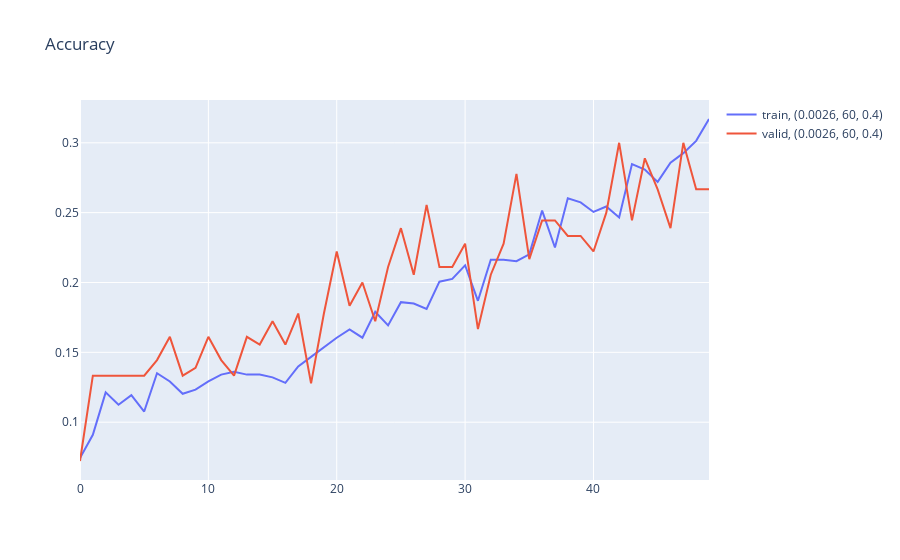

Write notebook code for a chart like this one.
### Code cell
# Add another hidden layer to fully connected part with dropout
fig_accuracy
